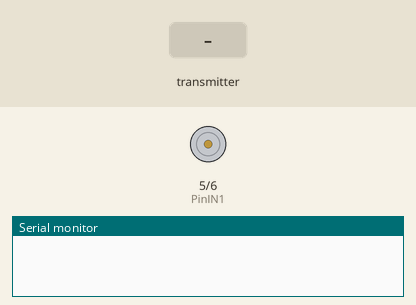
The sketch below on a simulated Arduino Uno, built with avr-gcc and run on an emulated ATmega328P. Parts: motor-driver pin pairs drawn as motors (green arrow = first pin HIGH = forward, orange = second pin HIGH = backward, longer = more drive), the last lines printed to the serial monitor. Inputs (shaded band) come from the test bench. No radio packets arrive unless stated.

Above: at 1.2 s.
1.3 s: the transmitter starts sending dataRead = 0
At 2.5 s:
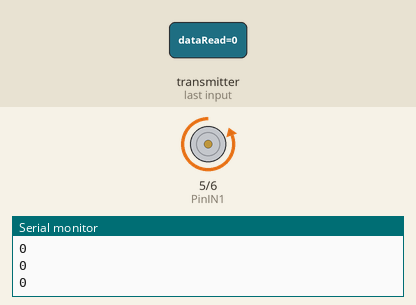
2.8 s: the transmitter starts sending dataRead = 1023
At 3.6 s:
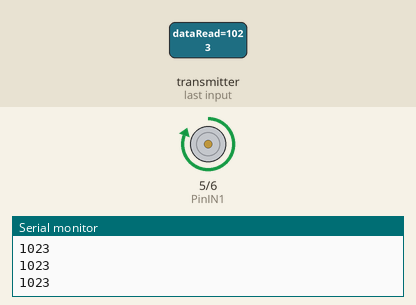
4.3 s: the transmitter starts sending dataRead = 256
At 4.8 s:
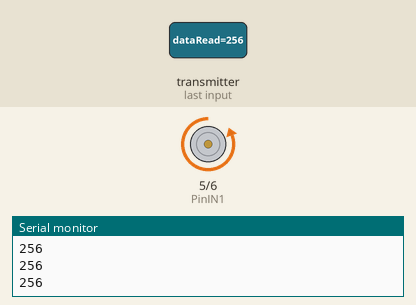
Timing chart, 0 to 7.3 s (numbered marks = the images above; inputs shaded):
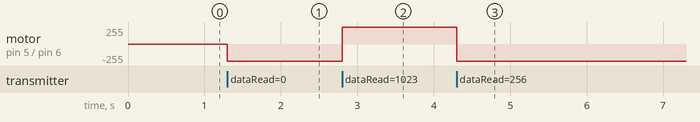

The sketch:

Emisor.ino
```cpp
#include <SPI.h>
#include <RF24.h>
#include <nRF24L01.h>

const int pinCE = 7;
const int pinCSN = 8;
int PinIN1 = 5;
int PinIN2 = 6;

RF24 radio(pinCE, pinCSN);

#define WHICH_NODE 1

const uint64_t wAddress[] = {0x7878787878LL, 0xB3B4B5B6F1LL, 0xB3B4B5B6CDLL, 0xB3B4B5B6A3LL, 0xB3B4B5B60FLL, 0xB3B4B5B605LL };
String wAddress_[] = {"0x7878787878LL", "0xB3B4B5B6F1LL", "0xB3B4B5B6CDLL", "0xB3B4B5B6A3LL", "0xB3B4B5B60FLL", "0xB3B4B5B605LL" };

//char dataRead[32];
int dataRead;

void setup()
{
   Serial.begin(115200);

   radio.begin();
   radio.setPALevel(RF24_PA_MAX);
   radio.setDataRate(RF24_250KBPS);
   radio.setChannel(100);

   radio.openReadingPipe(1, wAddress[0]);
   radio.startListening();
   pinMode(PinIN1, OUTPUT);
   pinMode(PinIN2, OUTPUT);
}

void loop()
{
  if(radio.available())
  {
    if(radio.available())
    {
      radio.read(&dataRead, sizeof(dataRead));
      Serial.println(dataRead);
      //Serial.println(" < " + wAddress_[0]);
    if(dataRead > 515 ){
      MotorHorario();
    }
    if(dataRead < 513 ){
      MotorAntihorario();
    }
    if((dataRead <= 515)  && (dataRead >= 513) ){
      MotorStop();
    }


    }

  }
  else
  {
    //Serial.println("Dispositivo no encontrado");
  }
}

void MotorHorario()
{
  digitalWrite (PinIN1, HIGH);
  digitalWrite (PinIN2, LOW);
}
void MotorAntihorario()
{
  digitalWrite (PinIN1, LOW);
  digitalWrite (PinIN2, HIGH);
}

void MotorStop()
{
  digitalWrite (PinIN1, LOW);
  digitalWrite (PinIN2, LOW);
}
```

Measured:
- after the input at 1.3 s, motor on pin 5 (PinIN1) / pin 6 (PinIN2): stopped → backward 255/255 at once
- after the input at 2.8 s, motor on pin 5 (PinIN1) / pin 6 (PinIN2): backward 255/255 → forward 255/255 at once
- after the input at 4.3 s, motor on pin 5 (PinIN1) / pin 6 (PinIN2): forward 255/255 → backward 255/255 at once
